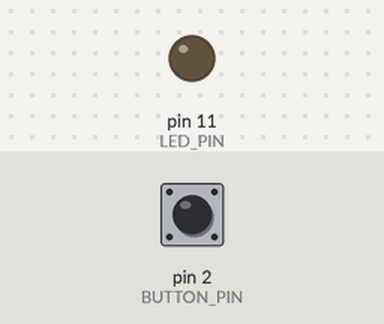
Simulated run of this sketch. Board: Arduino Uno, built with avr-gcc and run on an emulated ATmega328P. Parts: output pins drawn as LEDs (lit = HIGH). The test bench sets the inputs (shaded band); at power-on: pin 2 (BUTTON_PIN) LOW.

Above: at 1.2 s.
1.3 s: pin 2 (BUTTON_PIN) pulled HIGH for 0.15 s
At 3.4 s:
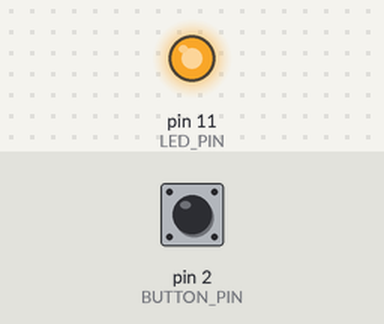
3.9 s: pin 2 (BUTTON_PIN) pulled HIGH for 1 s
At 4.36 s:
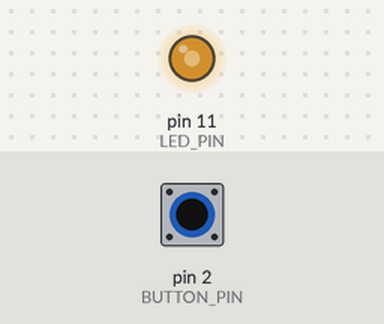
6.5 s: pin 2 (BUTTON_PIN) pulled HIGH for 3.2 s
At 7.3 s:
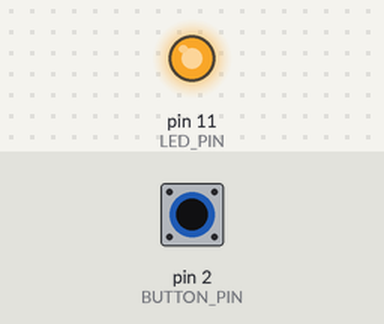
Timing chart, 0 to 9.5 s (numbered marks = the images above; inputs shaded):
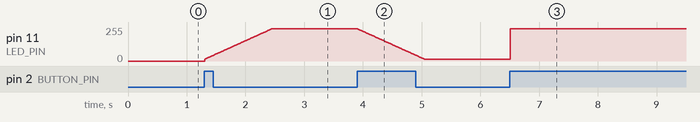

Measured:
- after the input at 1.3 s, pin 11 (LED_PIN): moves from 0/255 to 242/255 over 1.1 s, starting at once
- after the input at 3.9 s, pin 11 (LED_PIN): moves from 242/255 to 13/255 over 1.1 s, starting at once
- after the input at 6.5 s, pin 11 (LED_PIN): 13/255 → 242/255 at once

The sketch:

task4_dim_but.ino
```cpp
#define LED_PIN 11
#define BUTTON_PIN 2

const int brightnessMin = 13;
const int brightnessMax = 242;

int buttonState;
int lastButtonState = LOW;
int state = 0;
int brightness;
bool fading = false;
int fadeDirection = 1;

unsigned long lastDebounceTime = 0;
unsigned long debounceDelay = 8;
unsigned long lastFadeTime = 0;
unsigned long fadeInterval = 10;

void setup()
{
  pinMode(BUTTON_PIN, INPUT);
  pinMode(LED_PIN, OUTPUT);

  analogWrite(LED_PIN, 0);
  brightness = 0;
}

void loop()
{
  handleButton();
  handleFading();
}

void handleButton()
{
  int reading = digitalRead(BUTTON_PIN);

  if (reading != lastButtonState) {
    lastDebounceTime = millis();
  }

  if ((millis() - lastDebounceTime) > debounceDelay) {
    if (reading != buttonState) {
      buttonState = reading;

      if (buttonState == HIGH) {
        state++;
        if (state > 3) state = 0;

        switch(state) {
          case 0:
            fading = false;
            brightness = 0;
            analogWrite(LED_PIN, 0);
            break;

          case 1:
            fading = true;
            fadeDirection = 1;
            brightness = brightnessMin;
            break;

          case 2:
            fading = true;
            fadeDirection = -1;
            brightness = brightnessMax;
            break;

          case 3:
            fading = false;
            brightness = brightnessMax;
            analogWrite(LED_PIN, brightnessMax);
            break;
        }
      }
    }
  }

  lastButtonState = reading;
}

void handleFading()
{
  if (!fading) return;

  if (millis() - lastFadeTime >= fadeInterval) {
    lastFadeTime = millis();
    brightness += fadeDirection * 2;

    if (fadeDirection == 1 && brightness >= brightnessMax) {
      brightness = brightnessMax;
      fading = false;
    }
    else if (fadeDirection == -1 && brightness <= brightnessMin) {
      brightness = brightnessMin;
      fading = false;
    }
    analogWrite(LED_PIN, brightness);
  }
}
```
